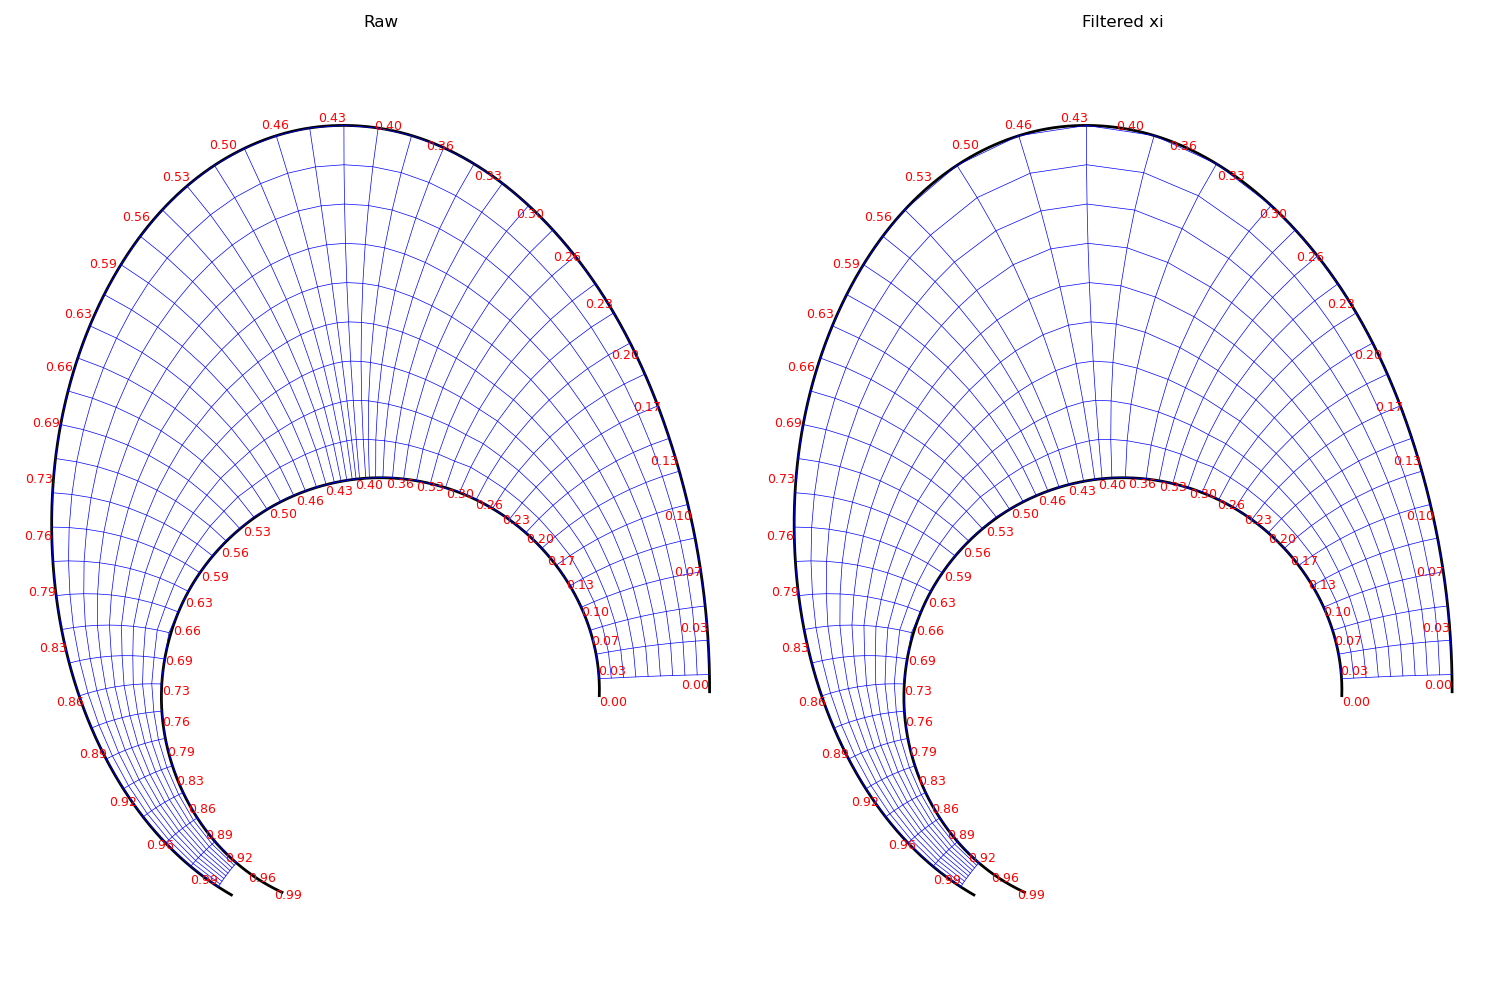

Source code (Python):
import numpy as np
import matplotlib.pyplot as plt
from Latrodex1 import Grid

# Curves
t = np.linspace(0.01, 1.35*np.pi, 1000)
curve2_raw = np.array([np.cos(t), np.sin(t)]).T
curve1_raw = np.array([1.5*np.cos(t), 2.2*np.sin(t)+0.25*t]).T

# Apply spline interpolation
x1_spline, y1_spline = Grid.centripetal_catmull_rom_spline(curve1_raw[:, 0], curve1_raw[:, 1])
x2_spline, y2_spline = Grid.centripetal_catmull_rom_spline(curve2_raw[:, 0], curve2_raw[:, 1])
curve1 = np.column_stack([x1_spline, y1_spline])
curve2 = np.column_stack([x2_spline, y2_spline])

# Initialize
grid = Grid(curve1=curve1, curve2=curve2)
fig, axes = plt.subplots(1, 2, figsize=(15, 10))

# Step 1: Raw
xi, z = grid.compute_correspondences(
    num_points=50,
    threshold=1e-3,
    resolution=0.02,
    filter_min=0,
    smooth=False
)
pairs = np.column_stack([xi, z])
grid.correspondence_points = {'pairs': pairs, 'xi': pairs[:, 0], 'z': pairs[:, 1]}
gx, gy = grid.generate_grid_from_correspondence(num_s_values=10)
grid.plot_grid(gx, gy, ax=axes[0], title="Raw", label_parameters=True)

# Step 2: Filter xi
filtered = grid.filter_one_curve(pairs, min_diff=3e-2, param='xi', bounds=(0.3, 0.55))
grid.correspondence_points = {'pairs': filtered, 'xi': filtered[:, 0], 'z': filtered[:, 1]}
gx, gy = grid.generate_grid_from_correspondence(num_s_values=10)
grid.plot_grid(gx, gy, ax=axes[1], title="Filtered xi",label_parameters=True)



plt.tight_layout()
plt.show()
